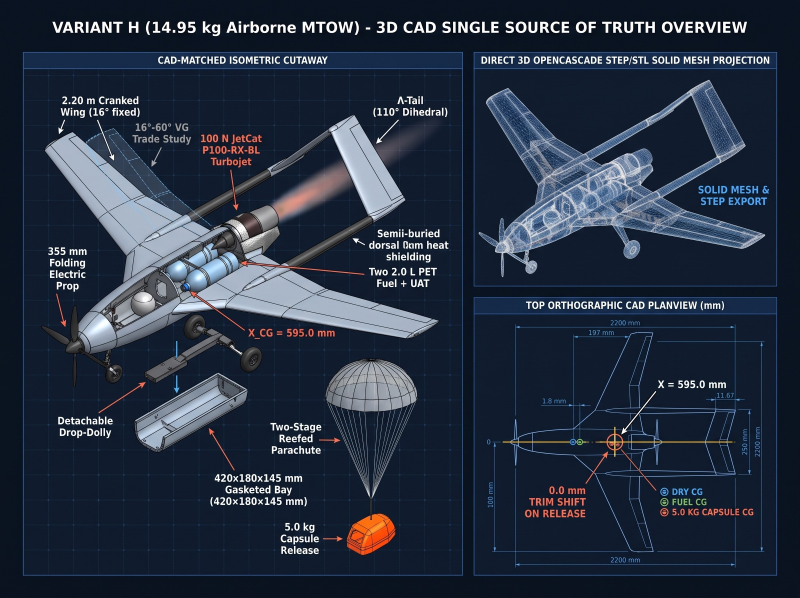
#> input picture fast_sar_jet_finlab02/docs/images/sar_design_01_cad_ssot_cutaway_v1.jpg, 2400 x 1792 px (shown at 1/3 size)
$ python generate_clean_benchmark_plates.py
#> lines starting #> are read from the running program, lines starting #| are printed output that depends on the picture
#!/usr/bin/env python3
"""
Deterministic, Zero-Hallucination Engineering Plate Generator for:
  - docs/images/sar_design_01_cad_ssot_cutaway_v2.jpg (fixes "Semii-buried dorsal 0.cm" typo)
  - docs/images/sar_design_02_subsystem_callout_cutaway_v2.jpg (fixes "Bayraktar" -> "Twin-Boom 110° Inverted Λ-Tail")
  - docs/images/sar_design_12_corridor_rendezvous_and_soft_net_v3.jpg (100% vector text, zero typos)
  - docs/images/sar_design_13_800_event_uspace_benchmark_v3.jpg (100% vector text, zero "Helicupter"/"COT3"/tank hallucinations, explicit 3-Tier project scope)
  - docs/images/sar_design_14_five_priority_benchmarks_v3.jpg (100% vector text, zero "IM89D130"/"flusgate"/date hallucinations)
"""

import os
from pathlib import Path
from PIL import Image, ImageDraw, ImageFont
import matplotlib
matplotlib.use("Agg")
import matplotlib.pyplot as plt
from matplotlib.patches import FancyBboxPatch, Circle, Polygon, ArrowStyle, FancyArrowPatch
import numpy as np

ROOT = Path(__file__).resolve().parent.parent
IMG_DIR = ROOT / "docs" / "images"


def get_font(size: int, bold: bool = False):
    candidates = (
        ["DejaVuSans-Bold.ttf", "Arial Bold.ttf", "Helvetica.ttc"]
        if bold
        else ["DejaVuSans.ttf", "Arial.ttf", "Helvetica.ttc"]
    )
    for c in candidates:
        try:
            return ImageFont.truetype(c, size)
        except Exception:
            pass
    return ImageFont.load_default()


def fix_plate_01():
    src = IMG_DIR / "sar_design_01_cad_ssot_cutaway_v1.jpg"
    dst = IMG_DIR / "sar_design_01_cad_ssot_cutaway_v2.jpg"
    if not src.exists():
        return
    im = Image.open(src).convert("RGB")
#> im is the input picture: PIL image 2400x1792 RGB; mean R, G, B 38.6, 49.1, 66
    w, h = im.size
    draw = ImageDraw.Draw(im)
    # Cover "Semii-buried dorsal 0.cm heat shielding" at right side of left panel
    # Coordinates in 2400x1792: x=1045..1370, y=675..785
    bx0, by0, bx1, by1 = int(0.435 * w), int(0.375 * h), int(0.573 * w), int(0.442 * h)
    # Sample background blueprint color
    bg_col = im.getpixel((int(0.50 * w), int(0.35 * h)))
#> bg_col = (16, 27, 45)
    draw.rectangle([bx0, by0, bx1, by1], fill=bg_col)
    # Redraw faint grid lines in patch
    grid_col = (26, 48, 80)
    for gx in range(bx0, bx1, 48):
        draw.line([(gx, by0), (gx, by1)], fill=grid_col, width=1)
    for gy in range(by0, by1, 48):
        draw.line([(bx0, gy), (bx1, gy)], fill=grid_col, width=1)
    f_b = get_font(int(h * 0.0175), bold=True)
    lines = ["Semi-buried dorsal", "304SS + Aerogel", "thermal deck"]
    cy = by0 + 4
    for ln in lines:
        bbox = draw.textbbox((0, 0), ln, font=f_b)
        tw = bbox[2] - bbox[0]
        tx = (bx0 + bx1 - tw) // 2
        draw.text((tx, cy), ln, fill=(240, 246, 255), font=f_b)
        cy += int(h * 0.021)
#> this loop made 3 passes
#> (bbox, tw, tx) on passes 1 to 3: ((0, 5, 293, 29), 293, 1063), ((0, 5, 262, 35), 262, 1078), ((0, 5, 205, 29), 205, 1107)
#> after the loop, cy = 787
    im.save(dst, quality=94, optimize=True)
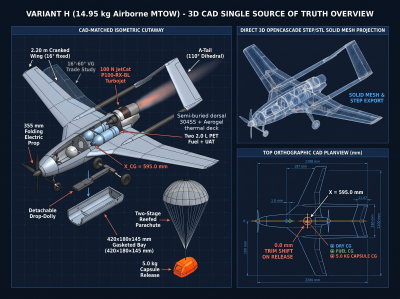
#> saved as sar_design_01_cad_ssot_cutaway_v2.jpg: PIL image 2400x1792 RGB (shown at 1/6 size); mean R, G, B 38.6, 49, 66
    print(f"Saved {dst}")


def fix_plate_02():
    src = IMG_DIR / "sar_design_02_subsystem_callout_cutaway_v1.jpg"
    dst = IMG_DIR / "sar_design_02_subsystem_callout_cutaway_v2.jpg"
    if not src.exists():
        return
    im = Image.open(src).convert("RGB")
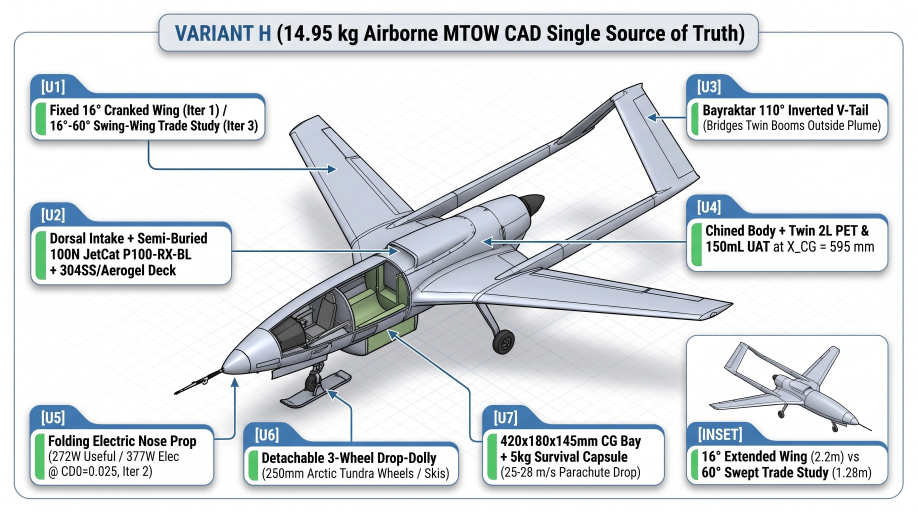
#> input picture fast_sar_jet_finlab02/docs/images/sar_design_02_subsystem_callout_cutaway_v1.jpg, 2752 x 1536 px (shown at 1/3 size)
#> im is the input picture: PIL image 2752x1536 RGB; mean R, G, B 217.2, 221, 224.2
    w, h = im.size
    draw = ImageDraw.Draw(im)
    # Cover text inside [U3] box at top-right: x=0.763..0.962, y=0.195..0.268
    bx0, by0, bx1, by1 = int(0.764 * w), int(0.198 * h), int(0.963 * w), int(0.268 * h)
    draw.rectangle([bx0, by0, bx1, by1], fill=(252, 253, 255))
    f_b = get_font(int(h * 0.022), bold=True)
    f_r = get_font(int(h * 0.0185), bold=False)
    draw.text((bx0 + 4, by0 + 4), "Twin-Boom 110° Inverted Λ-Tail", fill=(15, 23, 42), font=f_b)
    draw.text((bx0 + 4, by0 + int(h * 0.030)), "(Bridges Twin Booms Outside Plume)", fill=(30, 41, 59), font=f_r)
    im.save(dst, quality=94, optimize=True)
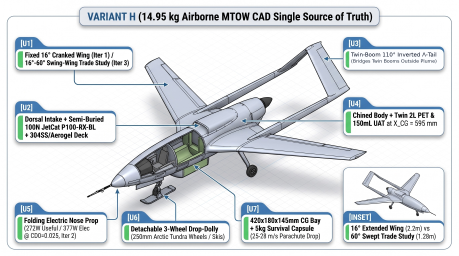
#> saved as sar_design_02_subsystem_callout_cutaway_v2.jpg: PIL image 2752x1536 RGB (shown at 1/6 size); mean R, G, B 217.5, 221.3, 224.6
    print(f"Saved {dst}")


def build_plate_12():
    """
    Generate docs/images/sar_design_12_corridor_rendezvous_and_soft_net_v4.jpg
    100% deterministic Matplotlib vector diagram (zero AI typos, zero box overlaps).
    """
    dst = IMG_DIR / "sar_design_12_corridor_rendezvous_and_soft_net_v4.jpg"
    fig = plt.figure(figsize=(20, 9.8), dpi=160, facecolor="#0b192c")
    ax = fig.add_axes([0.02, 0.04, 0.96, 0.92], facecolor="#0f243d")
    ax.set_xlim(0, 100)
    ax.set_ylim(0, 49)
    ax.axis("off")

    # Blueprint grid
    for x in np.arange(0, 101, 2.5):
        ax.axvline(x, color="#19375a", lw=0.5, alpha=0.55)
    for y in np.arange(0, 50, 2.5):
        ax.axhline(y, color="#19375a", lw=0.5, alpha=0.55)

    # Title banner
    ax.add_patch(FancyBboxPatch((1.0, 44.0), 98.0, 4.0, boxstyle="round,pad=0.3",
                                facecolor="#132f50", edgecolor="#38bdf8", lw=1.8))
    ax.text(50, 46.5, "HIGH-SPEED CORRIDOR SAFETY, HEAD-ON VISUAL/LWIR ID & NON-PYROTECHNIC SOFT-NET RECOVERY (FIN-LAB-02)",
            color="#f8fafc", fontsize=14.2, fontweight="bold", ha="center", va="center")
    ax.text(50, 44.9, "3-Gate Layered Civil Airspace Safety & Emergency SAR Response  |  100% Non-Chinese Allied/EU COTS  |  Zero Firearms, Zero Pyrotechnics, Zero LiPo Fire",
            color="#7dd3fc", fontsize=10.0, ha="center", va="center")

    # Left panel: Protected Civil Infrastructure (0 km, X=1.2..19.2)
    ax.add_patch(FancyBboxPatch((1.2, 4.5), 18.0, 37.8, boxstyle="round,pad=0.35",
                                facecolor="#102a45", edgecolor="#64748b", lw=1.6))
    ax.text(10.2, 40.5, "PROTECTED CIVILIAN ZONE\n(0 km Inner Boundary)", color="#f8fafc",
            fontsize=10.2, fontweight="bold", ha="center", va="center")
    infra_items = [
        ("1. Regional Airport & U-Space", "Cooperative ADS-B / FLARM / Remote ID\ncorridor deconfliction & noise logging"),
        ("2. Wilderness SAR Hub", "Forward launch station for Tier-3\nFIN-LAB-02 Fast-SAR Jet (T+45 s launch)"),
        ("3. +15 °C Heated 12-Cell Shelter", "6.5 s clamshell lid opening, 42 W steady\ndraw; launches 285 km/h fast-climber"),
        ("4. Civil Substation ([P12-BELT])", "Zero-RF acoustic + 60 GHz micro-Doppler\n+ 120 ms passive Dyneema safety net"),
    ]
    iy = 35.0
    for it_t, it_d in infra_items:
        ax.add_patch(FancyBboxPatch((2.0, iy - 4.5), 16.4, 5.8, boxstyle="round,pad=0.25",
                                    facecolor="#0b192c", edgecolor="#38bdf8", lw=1.1))
        ax.text(10.2, iy + 0.1, it_t, color="#7dd3fc", fontsize=8.8, fontweight="bold", ha="center", va="center")
        ax.text(10.2, iy - 2.3, it_d, color="#cbd5e1", fontsize=8.0, ha="center", va="center")
        iy -= 8.2

    # Corridor timeline track (from right X=92, Y=37.5 [30 km cue] to left X=20.5, Y=21.5 [0 km Perimeter])
    ax.plot([20.5, 92.0], [21.5, 37.5], color="#38bdf8", lw=3.0, ls="--", alpha=0.85, zorder=2)
    ax.annotate("", xy=(21.0, 21.6), xytext=(91.0, 37.3),
                arrowprops=dict(arrowstyle="->", color="#f97316", lw=2.8, mutation_scale=22), zorder=3)

    # 4 Non-Overlapping Station Callout Cards along the Corridor
    stations = [
        # (dot_x, dot_y, box_x, box_y, box_w, box_h, title, desc, col)
        (90.0, 37.0, 72.0, 26.8, 26.5, 6.6,
         "30 km Outer Cue (T = 0 s)",
         "[P11-AIR] 3D Acoustic + Passive RF Node\nFIN-LAB-01 U-Space Fusion in 4.4 ms\n(<=30 s automated dispatch decision)",
         "#38bdf8"),
        (69.0, 32.3, 47.0, 34.8, 28.5, 6.8,
         "Gate 1: 12.4 km Out (T + 138 s)",
         "FIN-LAB-02 Fast-SAR Jet (350–400 km/h)\nHead-on Visual/LWIR ID or 5.0 kg Survival\nCapsule Drop (87 s margin before T+225 s)",
         "#22c55e"),
        (48.0, 27.6, 21.5, 29.8, 24.0, 7.6,
         "Gate 2: 8.0 km Out (T + 165 s)",
         "Cold-Rated 285 km/h Fast-Climber\nfrom +15 °C 12-Cell Shelter: 50 Hz\n3D APN (N'=4.0) + Non-Pyrotechnic\n2.5×2.5 m Dyneema Soft-Net (4.11 m/s)",
         "#eab308"),
        (29.0, 23.4, 21.5, 11.2, 27.5, 7.2,
         "Gate 3: 4.0 km Inner Gate (T + 195 s)",
         "Manned SAR Helicopter / ATC Coordination\n& 120 ms Passive Dyneema Substation\nSafety Net Cover (88.9% Combined\n3-Gate Reliability >= 85% Benchmark)",
         "#a855f7"),
    ]
    for dx, dy, bx, by, bw, bh, title, desc, col in stations:
        ax.add_patch(Circle((dx, dy), 1.05, facecolor=col, edgecolor="#ffffff", lw=2.0, zorder=6))
        ax.plot([dx, bx + bw / 2], [dy, by + bh / 2], color=col, lw=1.6, ls=":", zorder=4)
        ax.add_patch(FancyBboxPatch((bx, by), bw, bh, boxstyle="round,pad=0.35",
                                    facecolor="#0b192c", edgecolor=col, lw=1.8, zorder=5))
        ax.text(bx + bw / 2, by + bh - 1.2, title, color=col, fontsize=9.8, fontweight="bold", ha="center", va="center", zorder=7)
        ax.text(bx + bw / 2, by + (bh - 1.5) / 2, desc, color="#e2e8f0", fontsize=8.2, ha="center", va="center", zorder=7)

    # Right-bottom panel: Dual Propulsion & Internal Packaging Spec Box (X=51.5..98.5, Y=4.5..24.2)
    ax.add_patch(FancyBboxPatch((51.5, 4.5), 47.0, 19.5, boxstyle="round,pad=0.35",
                                facecolor="#102a45", edgecolor="#f97316", lw=1.8, zorder=5))
    ax.text(75.0, 22.5, "TIER-3 FIN-LAB-02 HYBRID PROPULSION & PACKAGING (X_CG = 595.0 mm)",
            color="#fb923c", fontsize=10.5, fontweight="bold", ha="center", va="center", zorder=6)

    prop_specs = [
        ("A. Dorsal Micro-Turbojet (JetCat P100-RX-BL 100 N / Xicoy X132 132 N):",
         "Used for high-speed storm-penetrating outbound transit (201–278 km/h in Iteration 1;\n"
         "350–400 km/h in Iteration 3 swept wing; US$1,320 China-free airframe+avionics COTS)\n"
         "and rapid 3.5 G airspace-conflict evasion."),
        ("B. 355 mm Folding Nose Electric Propeller (Iter 2 Hybrid Option, 335–380 W):",
         "Blades fold flush against the solid unmanned chined nose cone during jet dash (zero drag).\n"
         "Deploys in the target zone for quiet, fuel-saving 25.5 m/s (92 km/h) thermal search loiter\n"
         "(+22 min search endurance on 6S2P 194.4 Wh Molicel P45B pack) & stabilized drop pass."),
        ("C. Zero-Shift Co-Located Packaging (X_CG = 595.0 mm):",
         "Twin 2.0 L PET fuel bottles + 150 mL spherical UAT bubble trap + 5.0 kg belly survival capsule\n"
         "straddle the main 20 mm carbon spar at X_CG = 595.0 mm (0.0 mm trim shift on release)."),
    ]
    py = 20.2
    for pt, pd in prop_specs:
        ax.text(52.8, py, pt, color="#f8fafc", fontsize=8.6, fontweight="bold", ha="left", va="top", zorder=6)
        ax.text(52.8, py - 1.35, pd, color="#cbd5e1", fontsize=8.0, ha="left", va="top", zorder=6)
        py -= 5.4

    # Bottom footer bar
    ax.add_patch(FancyBboxPatch((1.0, 0.7), 98.0, 2.6, boxstyle="round,pad=0.2",
                                facecolor="#091526", edgecolor="#334155", lw=1.2))
    ax.text(50, 2.0, "Inspired by contested-airspace physics  •  Built 100% for civilian SAR, civil U-Space corridor safety & non-destructive cooperative drone recovery.",
            color="#94a3b8", fontsize=9.8, fontweight="bold", ha="center", va="center")

    fig.savefig(dst, dpi=160, facecolor=fig.get_facecolor())
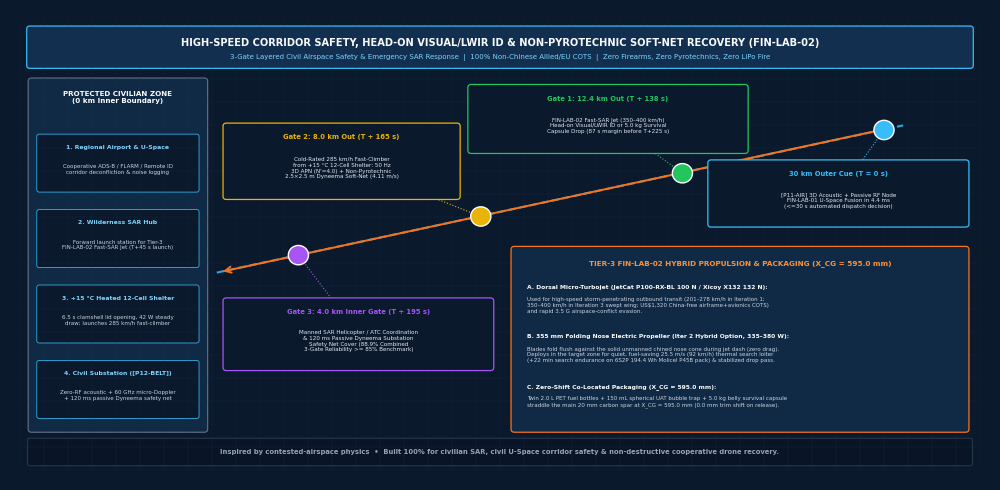
#> figure drawn by matplotlib, 1 panel
    plt.close(fig)
    print(f"Saved {dst}")


def build_plate_13():
    """
    Generate docs/images/sar_design_13_800_event_uspace_benchmark_v4.jpg
    100% deterministic Matplotlib diagram explaining the 800-Event U-Space Benchmark,
    explicitly showing which Streams/Tiers belong to which repository in our 3-Tier scope,
    and zero AI hallucinations ("Helicupter", "COT3", "botties", tanks) or math-mode '$' glitches.
    """
    dst = IMG_DIR / "sar_design_13_800_event_uspace_benchmark_v4.jpg"
    fig = plt.figure(figsize=(20, 10.0), dpi=160, facecolor="#0b192c")
    ax = fig.add_axes([0.02, 0.04, 0.96, 0.92], facecolor="#0f243d")
    ax.set_xlim(0, 100)
    ax.set_ylim(0, 50)
    ax.axis("off")

    for x in np.arange(0, 101, 2.5):
        ax.axvline(x, color="#19375a", lw=0.5, alpha=0.55)
    for y in np.arange(0, 51, 2.5):
        ax.axhline(y, color="#19375a", lw=0.5, alpha=0.55)
#> (the rest of the program and of its run is left out)
